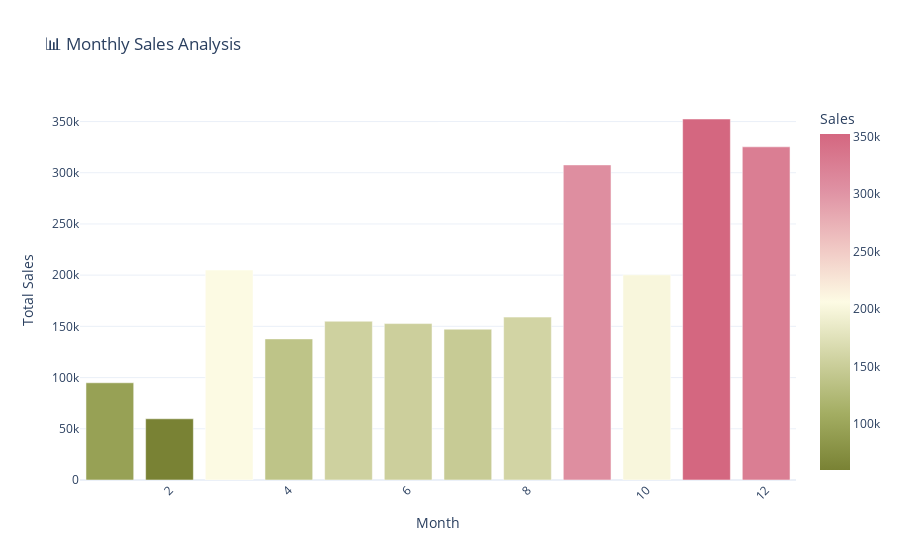

The cell this chart's notebook holds for it:
### Code cell
import plotly.express as px

# Monthly Sales Grouping (Already correct)
sales_by_month = data.groupby('Order Month')['Sales'].sum().reset_index()

# ✅ Bar Chart Plot
fig = px.bar(
    sales_by_month, 
    x='Order Month', 
    y='Sales', 
    title='📊 Monthly Sales Analysis',
    color='Sales',  # optional: color intensity based on sales
    color_continuous_scale='armyrose'  # choose color theme
)

fig.update_layout(xaxis_title='Month', yaxis_title='Total Sales ', xaxis_tickangle=-45)
fig.show()

### Figure 1 — Plotly figure (JSON) as saved in the notebook; plotly's stock layout.template omitted (floating-point values rounded to 4 significant figures)
{"data": [{"hovertemplate": "Order Month=%{x}<br>Sales=%{marker.color}<extra></extra>", "legendgroup": "", "marker": {"color": [94920.0, 59750.0, 205000.0, 137800.0, 155000.0, 152700.0, 147200.0, 159000.0, 307600.0, 200300.0, 352500.0, 325300.0], "coloraxis": "coloraxis", "pattern": {"shape": ""}}, "name": "", "orientation": "v", "showlegend": false, "textposition": "auto", "type": "bar", "x": [1, 2, 3, 4, 5, 6, 7, 8, 9, 10, 11, 12], "xaxis": "x", "y": [94920.0, 59750.0, 205000.0, 137800.0, 155000.0, 152700.0, 147200.0, 159000.0, 307600.0, 200300.0, 352500.0, 325300.0], "yaxis": "y"}], "layout": {"barmode": "relative", "coloraxis": {"colorbar": {"title": {"text": "Sales"}}, "colorscale": [[0, "rgb(121, 130, 52)"], [0.1667, "rgb(163, 173, 98)"], [0.3333, "rgb(208, 211, 162)"], [0.5, "rgb(253, 251, 228)"], [0.6667, "rgb(240, 198, 195)"], [0.8333, "rgb(223, 145, 163)"], [1, "rgb(212, 103, 128)"]]}, "legend": {"tracegroupgap": 0}, "title": {"text": "📊 Monthly Sales Analysis"}, "xaxis": {"anchor": "y", "domain": [0, 1], "tickangle": -45, "title": {"text": "Month"}}, "yaxis": {"anchor": "x", "domain": [0, 1], "title": {"text": "Total Sales "}}}}
